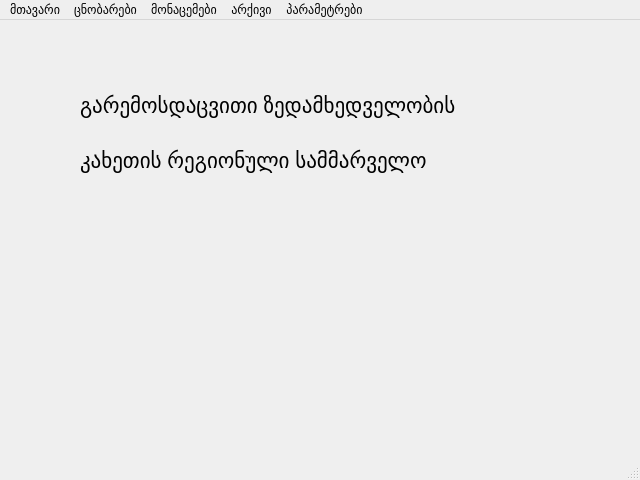
<?xml version="1.0" encoding="UTF-8"?>
<ui version="4.0">
 <class>MainWindow</class>
 <widget class="QMainWindow" name="MainWindow">
  <property name="geometry">
   <rect>
    <x>0</x>
    <y>0</y>
    <width>640</width>
    <height>480</height>
   </rect>
  </property>
  <property name="windowTitle">
   <string>MainWindow</string>
  </property>
  <widget class="QWidget" name="centralwidget">
   <widget class="QLabel" name="label">
    <property name="geometry">
     <rect>
      <x>80</x>
      <y>50</y>
      <width>501</width>
      <height>71</height>
     </rect>
    </property>
    <property name="font">
     <font>
      <pointsize>16</pointsize>
     </font>
    </property>
    <property name="text">
     <string>გარემოსდაცვითი ზედამხედველობის </string>
    </property>
   </widget>
   <widget class="QLabel" name="label_2">
    <property name="geometry">
     <rect>
      <x>80</x>
      <y>110</y>
      <width>381</width>
      <height>61</height>
     </rect>
    </property>
    <property name="font">
     <font>
      <pointsize>16</pointsize>
     </font>
    </property>
    <property name="text">
     <string>კახეთის რეგიონული სამმარველო</string>
    </property>
   </widget>
  </widget>
  <widget class="QMenuBar" name="menubar">
   <property name="geometry">
    <rect>
     <x>0</x>
     <y>0</y>
     <width>640</width>
     <height>21</height>
    </rect>
   </property>
   <widget class="QMenu" name="menuFile">
    <property name="title">
     <string>მთავარი</string>
    </property>
    <addaction name="action"/>
   </widget>
   <widget class="QMenu" name="menu">
    <property name="locale">
     <locale language="Georgian" country="Georgia"/>
    </property>
    <property name="title">
     <string>ცნობარები</string>
    </property>
    <addaction name="action_2"/>
    <addaction name="action_3"/>
   </widget>
   <widget class="QMenu" name="menu_2">
    <property name="title">
     <string>მონაცემები</string>
    </property>
    <addaction name="action_4"/>
    <addaction name="action_5"/>
   </widget>
   <widget class="QMenu" name="menu_3">
    <property name="title">
     <string>არქივი</string>
    </property>
   </widget>
   <widget class="QMenu" name="menu_4">
    <property name="title">
     <string>პარამეტრები</string>
    </property>
   </widget>
   <addaction name="menuFile"/>
   <addaction name="menu"/>
   <addaction name="menu_2"/>
   <addaction name="menu_3"/>
   <addaction name="menu_4"/>
  </widget>
  <widget class="QStatusBar" name="statusbar"/>
  <action name="action">
   <property name="text">
    <string>გამოსვლა</string>
   </property>
  </action>
  <action name="action_2">
   <property name="text">
    <string>თანამშრომლები</string>
   </property>
  </action>
  <action name="action_3">
   <property name="text">
    <string>მანქანები</string>
   </property>
  </action>
  <action name="action_4">
   <property name="text">
    <string>მორიგეობის სია</string>
   </property>
  </action>
  <action name="action_5">
   <property name="text">
    <string>ეკიპაჟების განაწილება</string>
   </property>
  </action>
 </widget>
 <resources/>
 <connections/>
</ui>
